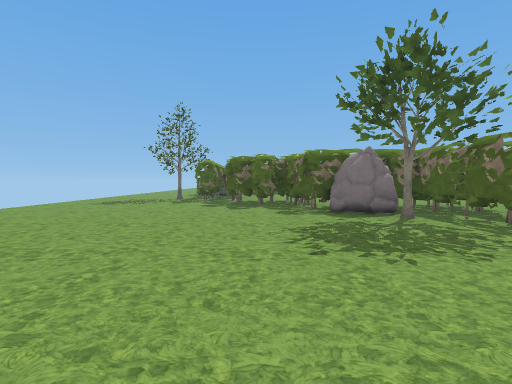
[1] (above)

18 first-person views from a walk through a 3-D level made in the Godot game engine. The camera is 1.4 m above the floor, tilts 2° down and sees 80° across. The floor is counted in squares, 2 m on a side. Each view is taken from the middle of a square. On the plan, view 1 faces up. The plan holds only what a view shows up to about 10 squares ahead; the rest is blank. The place goes on beyond the plan. Characters and animated objects are not drawn. Some surface patterns are stand-ins.

[2]
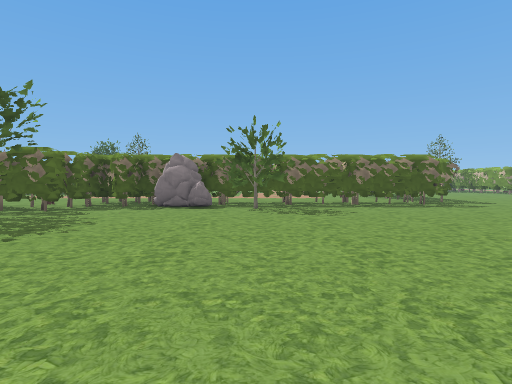

[3]
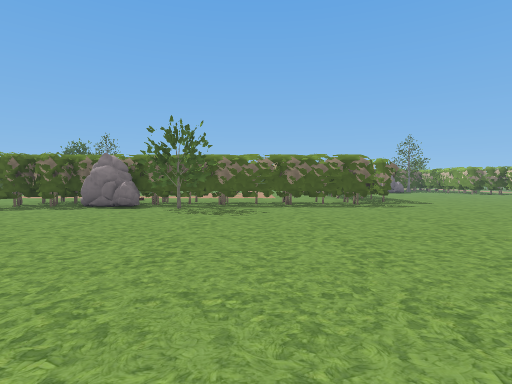

[4]
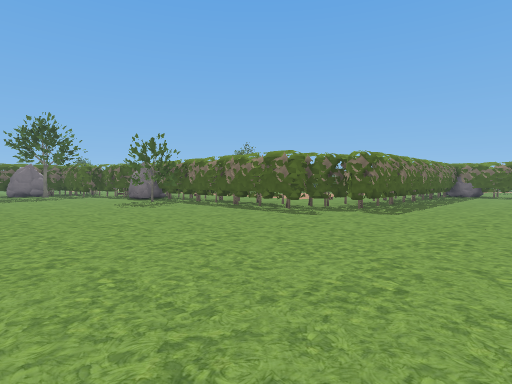

[5]
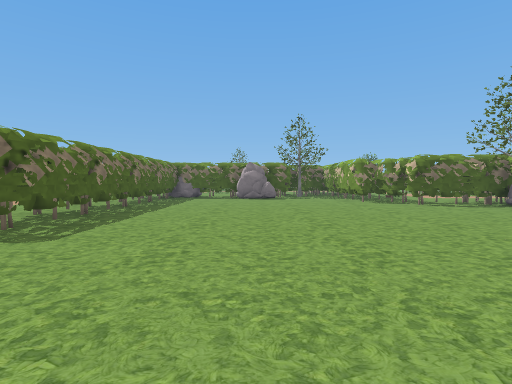

[6]
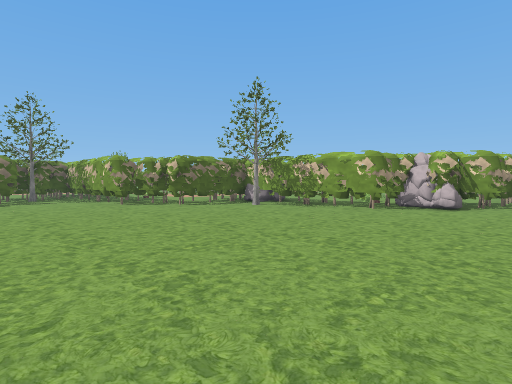

[7]
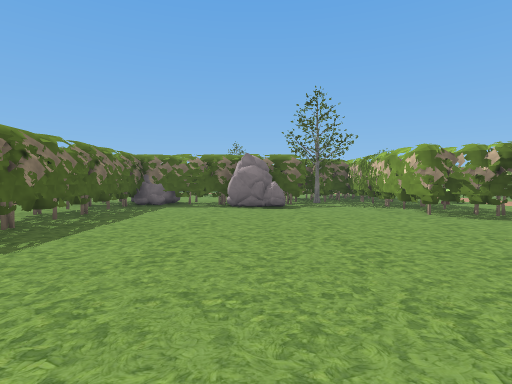

[8]
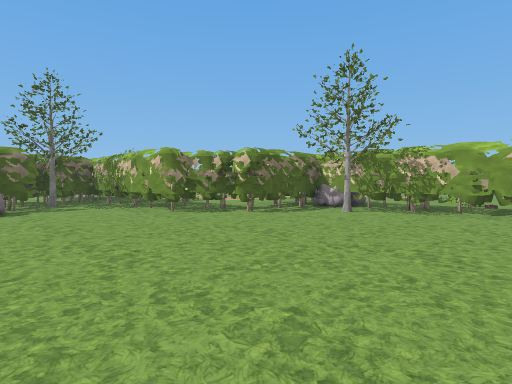

[9]
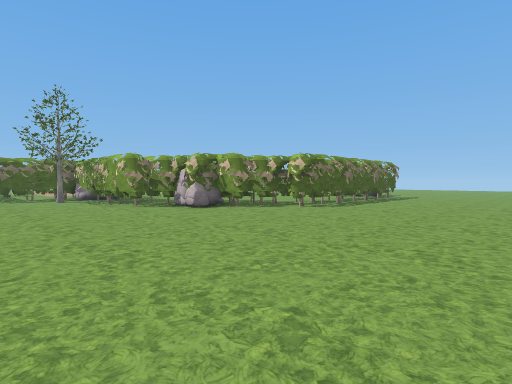

[10]
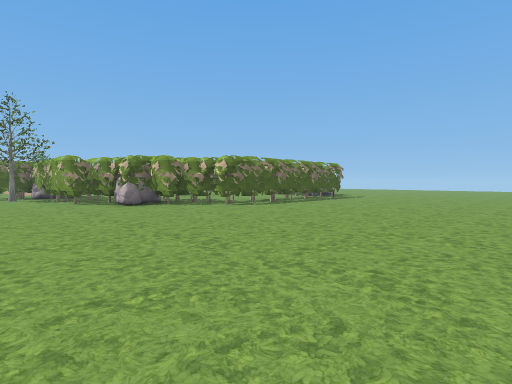

[11]
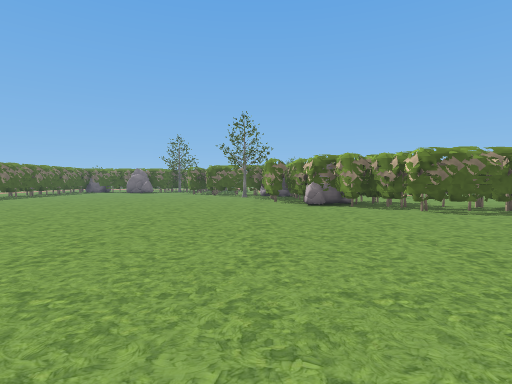

[12]
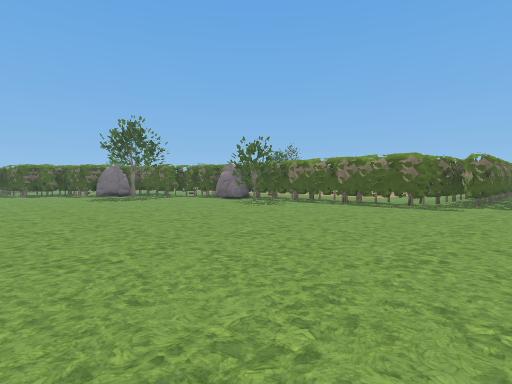

[13]
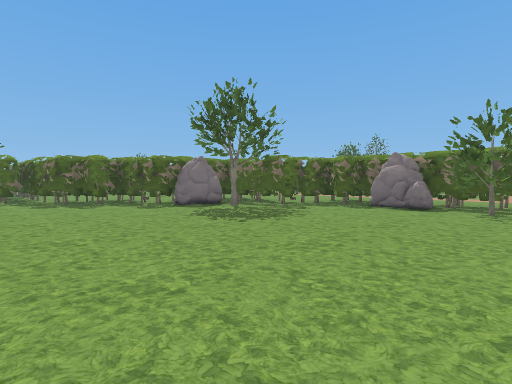

[14]
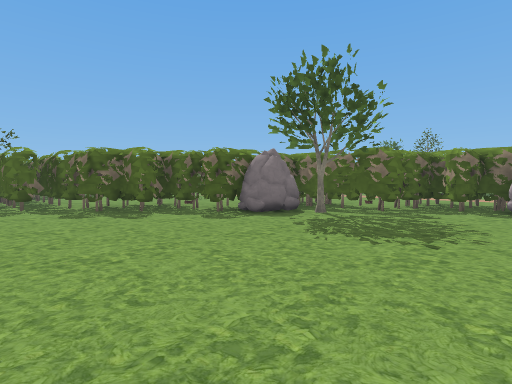

[15]
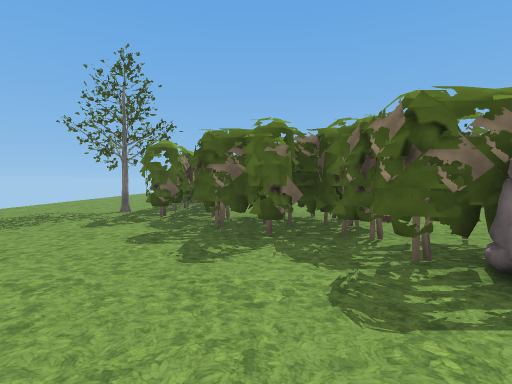

[16]
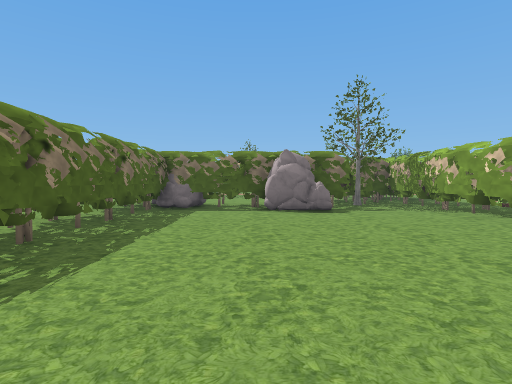

[17]
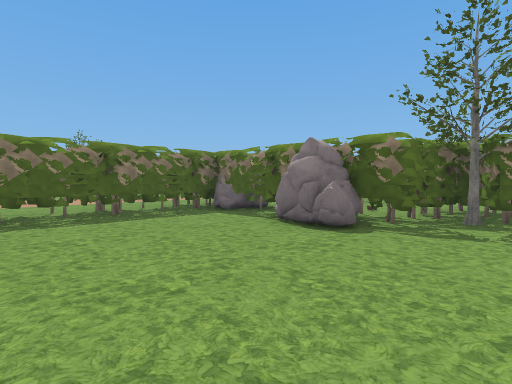

[18]
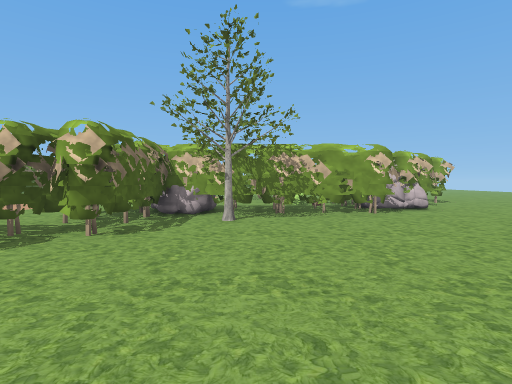

### Floor plan
Key: @ floor where view 1 was taken; # wall or solid block; . floor; R rock; T tree.
Columns run from 3 left of view 1 to 18 right of it. Each row starts with its distance up from view 1.
 12 T##
 11 .###
 10 ..###
  9 ...###
  8 ....####
  7 .....R##
  6 ......T##
  5 .......###
  4 ........##
  3 .........#
  2 ........R#
  1 ........R#
  0 ...@...TT#
 -1 .........#
 -2 .........#
 -3 .........#
 -4 .........##
 -5 .........###
 -6 ..........##########
 -7 ...................#
 -8 ...................#
 -9    ................#
-10    ...............R##
-11        ............###
-12       ..............T#
-13     .................#
-14   ..............######
-15 ...............###
-16 ...............##
-17 ..............T#
-18 ..........######
-19 .........R##
-20 ........###
-21  ......###

Where each view was taken, in squares from view 1:
view 1: 0 up, 0 right, facing up
view 2: 0 up, 3 left, facing right
view 3: 2 down, 3 left, facing right
view 4: 10 down, 0 right, facing up-right
view 5: 10 down, 3 right, facing right
view 6: 10 down, 4 right, facing down-right
view 7: 10 down, 7 right, facing right
view 8: 10 down, 7 right, facing down-right
view 9: 14 down, 1 left, facing down-right
view 10: 15 down, 3 left, facing down-right
view 11: 17 down, 3 left, facing right
view 12: 8 down, 3 left, facing up-right
view 13: 1 down, 3 left, facing up-right
view 14: 2 up, 3 left, facing up-right
view 15: 5 up, 0 right, facing up
view 16: 9 down, 8 right, facing right
view 17: 13 down, 11 right, facing up-right
view 18: 11 down, 10 right, facing down
